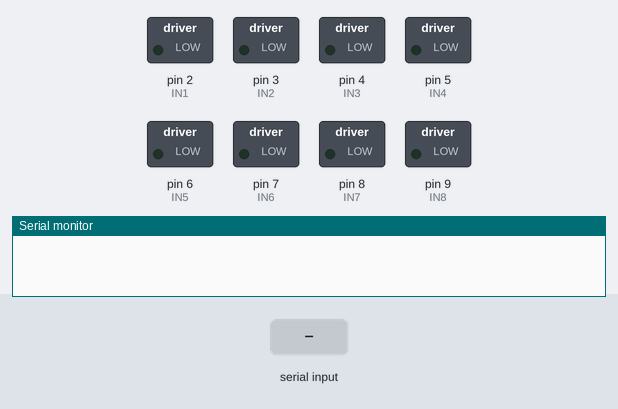
This sketch was run on a simulated Arduino Uno, built with avr-gcc and run on an emulated ATmega328P. Parts: switched loads named in the sketch (green lamp = pin HIGH), the last lines printed to the serial monitor. The inputs (shaded band) are chosen by the test bench.

Above: at 1.2 s.
1.3 s: "F" received over the second serial link
At 2.1 s:
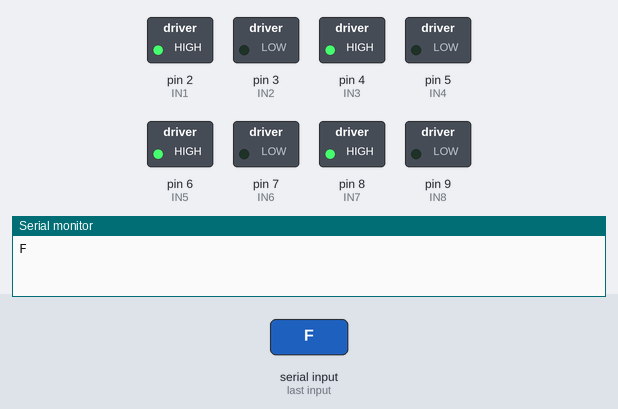
2.8 s: "B" received over the second serial link
At 3.2 s:
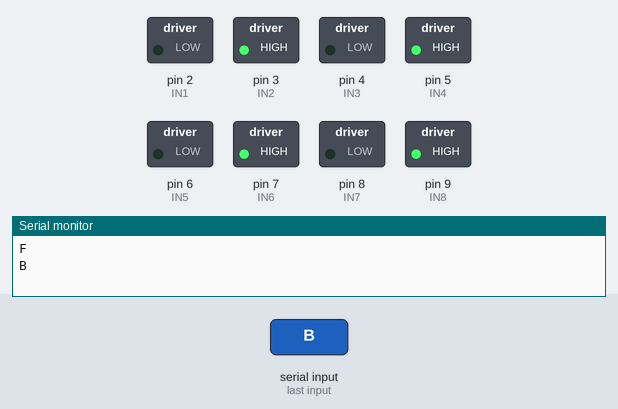
4.3 s: "L" received over the second serial link
At 5.5 s:
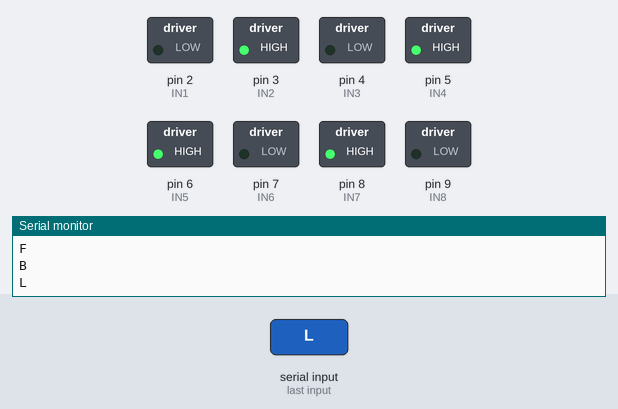
5.8 s: "R" received over the second serial link
At 6.7 s:
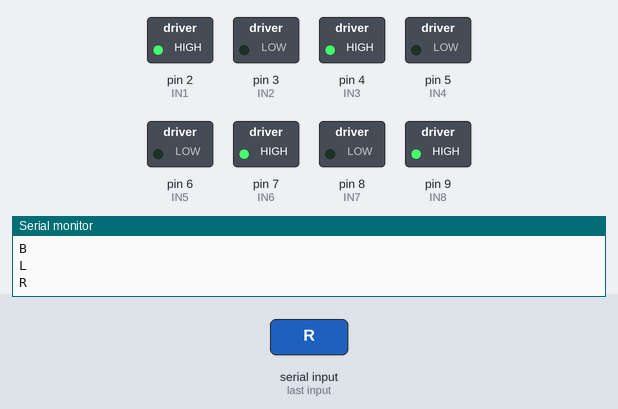
Timing chart, 0 to 8.3 s (numbered marks = the images above; inputs shaded):
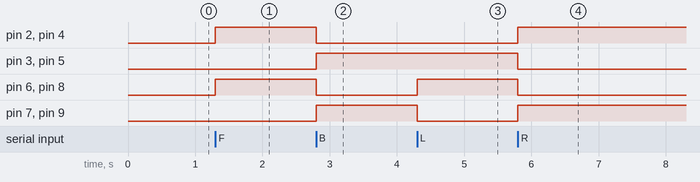

Measured:
- after the input at 1.3 s, pin 2 (IN1), pin 4 (IN3), pin 6 (IN5), pin 8 (IN7): LOW → HIGH at once
- after the input at 2.8 s, pin 2 (IN1), pin 4 (IN3), pin 6 (IN5), pin 8 (IN7): HIGH → LOW at once; pin 3 (IN2), pin 5 (IN4), pin 7 (IN6), pin 9 (IN8): LOW → HIGH at once
- after the input at 4.3 s, pin 6 (IN5), pin 8 (IN7): LOW → HIGH at once; pin 7 (IN6), pin 9 (IN8): HIGH → LOW at once
- after the input at 5.8 s, pin 2 (IN1), pin 4 (IN3), pin 7 (IN6), pin 9 (IN8): LOW → HIGH at once; pin 3 (IN2), pin 5 (IN4), pin 6 (IN5), pin 8 (IN7): HIGH → LOW at once

The sketch:

Motor.ino
```cpp
#include <SoftwareSerial.h>

SoftwareSerial BT(10,11); // RX, TX

char command;

// Motor Driver 1 (Left Motors)
int IN1 = 2;
int IN2 = 3;
int IN3 = 4;
int IN4 = 5;

// Motor Driver 2 (Right Motors)
int IN5 = 6;
int IN6 = 7;
int IN7 = 8;
int IN8 = 9;

void setup()
{
  BT.begin(9600);
  Serial.begin(9600);

  pinMode(IN1, OUTPUT);
  pinMode(IN2, OUTPUT);
  pinMode(IN3, OUTPUT);
  pinMode(IN4, OUTPUT);
  pinMode(IN5, OUTPUT);
  pinMode(IN6, OUTPUT);
  pinMode(IN7, OUTPUT);
  pinMode(IN8, OUTPUT);
}

void loop()
{
  if (BT.available())
  {
    command = BT.read();
    Serial.println(command);

    switch(command)
    {
      case 'F': forward(); break;
      case 'B': backward(); break;
      case 'L': left(); break;
      case 'R': right(); break;
      case 'S': stopMotors(); break;
    }
  }
}

void forward()
{
  digitalWrite(IN1,HIGH);
  digitalWrite(IN2,LOW);
  digitalWrite(IN3,HIGH);
  digitalWrite(IN4,LOW);

  digitalWrite(IN5,HIGH);
  digitalWrite(IN6,LOW);
  digitalWrite(IN7,HIGH);
  digitalWrite(IN8,LOW);
}

void backward()
{
  digitalWrite(IN1,LOW);
  digitalWrite(IN2,HIGH);
  digitalWrite(IN3,LOW);
  digitalWrite(IN4,HIGH);

  digitalWrite(IN5,LOW);
  digitalWrite(IN6,HIGH);
  digitalWrite(IN7,LOW);
  digitalWrite(IN8,HIGH);
}

void left()
{
  digitalWrite(IN1,LOW);
  digitalWrite(IN2,HIGH);
  digitalWrite(IN3,LOW);
  digitalWrite(IN4,HIGH);

  digitalWrite(IN5,HIGH);
  digitalWrite(IN6,LOW);
  digitalWrite(IN7,HIGH);
  digitalWrite(IN8,LOW);
}

void right()
{
  digitalWrite(IN1,HIGH);
  digitalWrite(IN2,LOW);
  digitalWrite(IN3,HIGH);
  digitalWrite(IN4,LOW);

  digitalWrite(IN5,LOW);
  digitalWrite(IN6,HIGH);
  digitalWrite(IN7,LOW);
  digitalWrite(IN8,HIGH);
}

void stopMotors()
{
  digitalWrite(IN1,LOW);
  digitalWrite(IN2,LOW);
  digitalWrite(IN3,LOW);
  digitalWrite(IN4,LOW);

  digitalWrite(IN5,LOW);
  digitalWrite(IN6,LOW);
  digitalWrite(IN7,LOW);
  digitalWrite(IN8,LOW);
}
```
